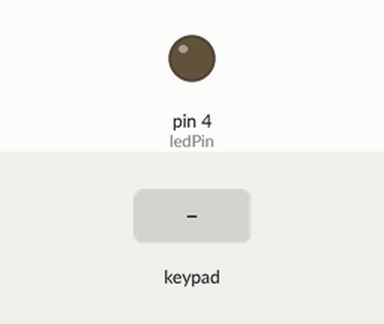
A sketch run on a simulated Arduino Uno, built with avr-gcc and run on an emulated ATmega328P. On the bench: output pins drawn as LEDs (lit = HIGH). Wiring (inferred from the names in the program): 4×3 keypad with keys 1 2 3 4 5 6 7 8 9 * 0 # (labels assumed): rows pin 11, pin 6, pin 7, pin 9; columns pin 8, pin 10, pin 12. Inputs (shaded band) come from the test bench. Pins used as bus, display or sensor lines are not drawn.

Above: at 1.2 s.
1.3 s: key '#' pressed
At 2.4 s:
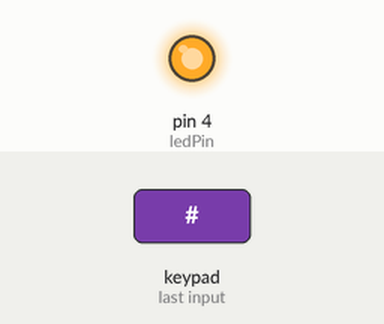
Timing chart, 0 to 4.3 s (numbered marks = the images above; inputs shaded):
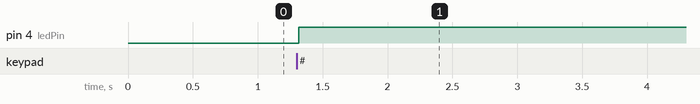

The sketch:

Matrix_Keypad.ino
```cpp
/*
Matrix pin layout:
Pin 1 = Col 2 (Left most pin when looking at the number side)
Pin 2 = Row 1 (Top row)
Pin 3 = Col 1 (Left most col)
Pin 4 = Row 4
Pin 5 = Col 3
Pin 6 = Row 3
Pin 7 = Row 2
*/

#define ledPin 4
#define col1 10
#define col2 12
#define col3 8
#define row1 11
#define row2 6
#define row3 7
#define row4 9
#define pwm 3


unsigned int timer1Start = 65335;
char bounceCount = 0;
unsigned int hist1 = 0;
unsigned int hist2 = 0;
unsigned int hist3 = 0;
unsigned int hist4 = 0;
unsigned int hist5 = 0;
unsigned int hist6 = 0;
unsigned int hist7 = 0;
unsigned int hist8 = 0;
unsigned int hist9 = 0;
unsigned int hist0 = 0;
unsigned int hist10 = 0;
unsigned int hist11 = 0;
unsigned int MASK = 0b1111000000001111;
bool flipped = 0;
char lockout = 0;
char keypress = 13; // this always reads 13 unless a key is pressed.
unsigned int pressed = 0x000F;
unsigned int released = 0xF000;

void setup() {
  pinMode(ledPin, OUTPUT);
  pinMode(col1, OUTPUT);
  pinMode(col2, OUTPUT);
  pinMode(col3, OUTPUT);
  pinMode(row1, INPUT);
  pinMode(row2, INPUT);
  pinMode(row3, INPUT);
  pinMode(row4, INPUT);
  pinMode(pwm, INPUT);

  noInterrupts();
  TCCR1A = 0;
  TCCR1B = B00000010; // Prescale Timer1 to 8
  TCNT1 = timer1Start; // Timer1 is set to interupt every 0.0001 seconds
  TIMSK1 = B00000001; // Enable timer1 Overflow Interupt
  interrupts();
}

ISR(TIMER1_OVF_vect) { // Timer1 is set to interupt every 0.0001 seconds

  TCNT1 = timer1Start; // Set the timer start value as defined in setup()

  bounceCount++;
}

void keyRead(){  // Poll each column of the matrix and store the return from each row in the corresponding key's log.
    bounceCount = 0;
    digitalWrite(col1, HIGH);
    hist1 = hist1 << 1;
    hist1 |= digitalRead(row1);
    hist4 = hist4 << 1;
    hist4 |= digitalRead(row2);
    hist7 = hist7 << 1;
    hist7 |= digitalRead(row3);
    hist10 = hist10 << 1;
    hist10 |= digitalRead(row4);
    digitalWrite(col1, LOW);

    digitalWrite(col2, HIGH);
    hist2 = hist2 << 1;
    hist2 |= digitalRead(row1);
    hist5 = hist5 << 1;
    hist5 |= digitalRead(row2);
    hist8 = hist8 << 1;
    hist8 |= digitalRead(row3);
    hist0 = hist0 << 1;
    hist0 |= digitalRead(row4);
    digitalWrite(col2, LOW);

    digitalWrite(col3, HIGH);
    hist3 = hist3 << 1;
    hist3 |= digitalRead(row1);
    hist6 = hist6 << 1;
    hist6 |= digitalRead(row2);
    hist9 = hist9 << 1;
    hist9 |= digitalRead(row3);
    hist11 = hist11 << 1;
    hist11 |= digitalRead(row4);
    digitalWrite(col3, LOW);
}


void loop() {
  if (bounceCount >= 50){
    keyRead();
  }

  if ((hist0 & MASK) == pressed && !flipped){
    digitalWrite(ledPin, !digitalRead(ledPin)); // Flip-flop the LED
    flipped = 1;
  }
  if ((hist0 & MASK) == released && flipped){
    flipped = 0;
  }
}
```

Measured:
- after the input at 1.3 s, pin 4 (ledPin): LOW → HIGH at once
